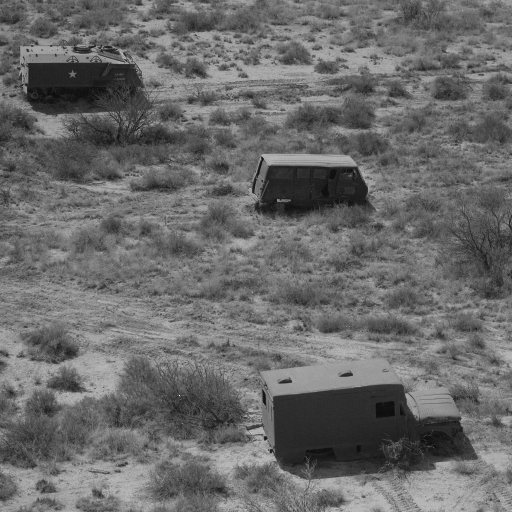
#> input picture misc/7.1.05.tiff, 512 x 512 px, found by its file name
$ python lab-6-a-prewitt.py
#> lines starting #> are read from the running program, lines starting #| are printed output that depends on the picture
import skimage.io as io
import skimage.filters as fl
import matplotlib.pyplot as plt
import skimage.exposure as ex

f = io.imread('C:\\Users\\kamel\\Music\\misc\\7.1.05.tiff')
#> f is the input picture: shape (512, 512); min 12, max 249, mean 106.4

edge_p=fl.prewitt(f)
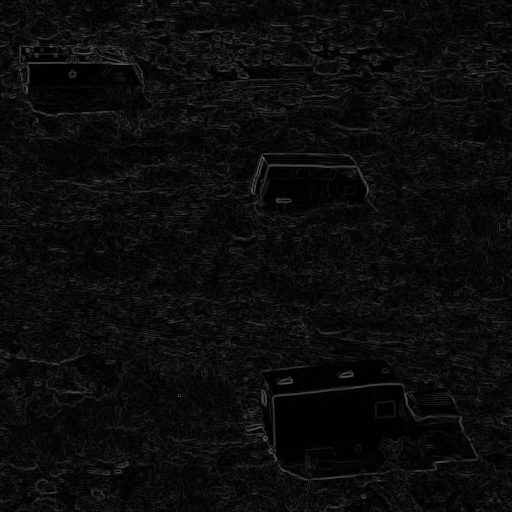
#> edge_p: shape (512, 512) float64; min 0, max 0.409, mean 0.0479

plt.subplot(2,1,1)
plt.axis('off')
plt.title('Original image')
plt.imshow(ex.rescale_intensity(f,out_range=(0.0,1.0)),cmap='gray')

plt.subplot(2,1,2)
plt.axis('off')
plt.title('Filtered image with Prewitt operator')
plt.imshow(ex.rescale_intensity(edge_p,out_range=(0.0,1.0)),cmap='gray')

plt.show()
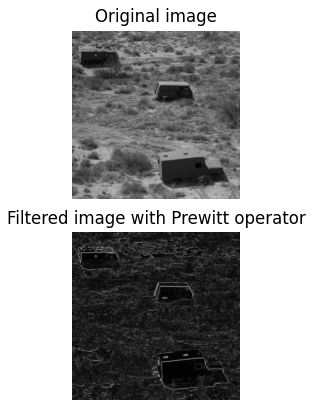
#> figure drawn by matplotlib, 2 panels

$ run again, with misc/4.1.03.tiff copied over misc/7.1.05.tiff
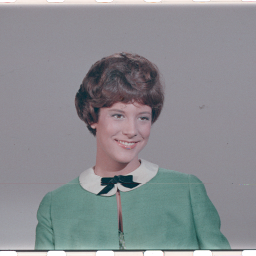
#> input picture misc/4.1.03.tiff, 256 x 256 px, found by its file name
#> f is the input picture: shape (256, 256, 3); mean R, G, B 137.6, 140, 144
#> `edge_p=fl.prewitt(f)`:
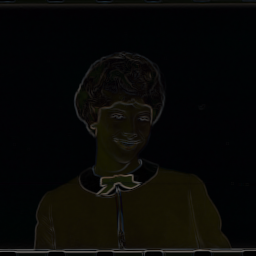
#> edge_p: shape (256, 256, 3) float64; mean R, G, B 0.0355, 0.0349, 0.0265
#> `plt.show()`:
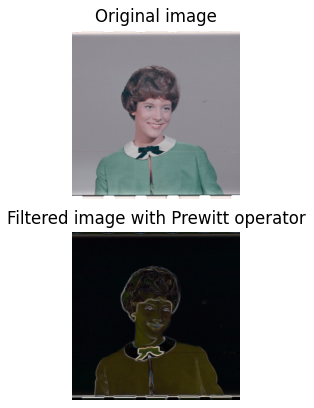
#> figure drawn by matplotlib, 2 panels
